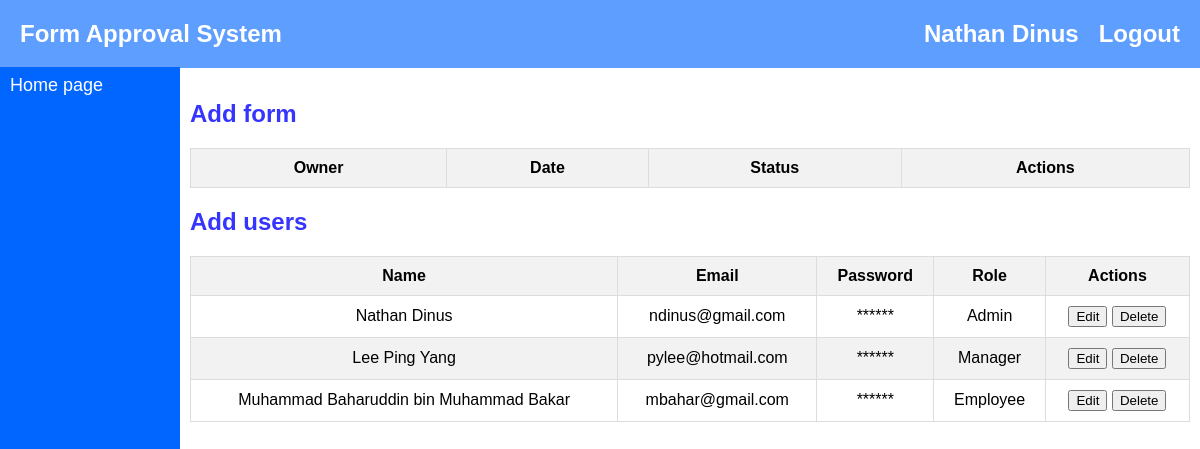
/index.php (signed in), run on the app's committed database.
### tables this page shows
CREATE TABLE IF NOT EXISTS `users` (
    `user_id` INT NOT NULL AUTO_INCREMENT,
    `name` VARCHAR(225) NOT NULL,
    `email` VARCHAR(225) NOT NULL,
    `password` VARCHAR(225) NOT NULL,
    `role` VARCHAR(225) NOT NULL,
	PRIMARY KEY (`user_id`)
);

### index.php (the view, shortened to what this page needs)
<!DOCTYPE html>
<?php
    include('database/config.php');
?>
<html lang="en">
    <head>
        <link rel="stylesheet" href="style/style.css">
    </head>
    <body>
        <?php include('ui/nav.php'); ?>
       <section>
            <?php
                if($_SESSION["role"] != "Manager") {
                    echo "<h1><a href='add.php'>Add form</a></h1>";
                }
             ?>
            <table>
                <tr>
                    <th>Owner</th>
                    <th>Date</th>
                    <th>Status</th>
                    <th>Actions</th>
                </tr>
            </table>
            <?php
                if($_SESSION["role"] == "Admin"){
                    $sql = "SELECT * FROM users";
                    $result = mysqli_query($conn, $sql);
            ?>
                    <h1><a href='add2.php'>Add users</a></h1>
                        <table>
                            <tr>
                                <th>Name</th>
                                <th>Email</th>
                                <th>Password</th>
                                <th>Role</th>
                                <th>Actions</th>
                            </tr>
            <?php
                    if (mysqli_num_rows($result) > 0) {
                        while($row = mysqli_fetch_assoc($result)) {
            ?>
                            <tr>
                                <td><?php echo $row["name"]; ?></td>
                                <td><?php echo $row["email"]; ?></td>
                                <td><?php echo preg_replace("/./", "*", $row["password"]); ?></td>
                                <td><?php echo $row["role"]; ?></td>
                                <td>
                                    <form class="hidden-form" action="edit2.php" method="post">
                                        <input type="submit" value="Edit">
                                    </form>
                                    <form class="hidden-form" action="database/del2dat.php" method="post">
                                        <input type="submit" onclick="if(!confirm('Are you sure you want to delete this user?')) return false;" value="Delete">
                                    </form>
                                </td>
                            </tr>
            <?php
                        }
                    }
            ?>
                </table>
            <?php
                }
            ?>
       </section>
    </body>
</html>

### ui/nav.php (shortened to what this page needs)
<nav>
    <h1 class="title">Form Approval System</h1>
    <h1 class="profile"><?php if(isset($_SESSION["user_id"])) echo "<a href='database/logout.php'>Logout</a>"; ?></h1>
    <h1 class="profile"><?php if(isset($_SESSION["user_id"])) echo $_SESSION["name"]; ?></h1>
</nav>
<ul>
    <li><a href="index.php">Home page</a></li>
</ul>

### style/style.css (style rules this page uses)
body { font-family: Arial, Helvetica, sans-serif; margin: 0; }
nav { background-color: #5d9eff; margin: 0; padding: 0; overflow: hidden; position: fixed; top: 0; width: 100%; }
nav h1.title { margin-left: 20px; float: left; color: #fff; }
nav h1.profile { margin-right: 20px; float: right; color: #fff; }
nav h1.profile a { color: #fff; text-decoration: none; }
ul { list-style-type: none; margin: 0; padding: 0; background-color: #0066ff; width: 15%; position: fixed; height: 100%; top: 67px; overflow: auto; }
ul li { padding: 8px 0 0 10px; }
ul li a { font-size: large; text-decoration: none; color: #fff; }
section { margin-left: 15%; padding: 80px 10px; }
section a { text-decoration: none; color: #3535ff; }
table, th, td { padding: 10px; border: 1px solid #ddd; border-collapse: collapse; }
table { width: 100%; text-align: center; }
tr:nth-child(odd) { background-color: #f2f2f2; }
.hidden-form { display: inline; }

### data on the page
users: name "Nathan Dinus", email "ndinus@gmail.com", password "******", role "Admin"
users: name "Lee Ping Yang", email "pylee@hotmail.com", password "******", role "Manager"
users: name "Muhammad Baharuddin bin Muhammad Bakar", email "mbahar@gmail.com", password "******", role "Employee"

### other printed values
$_SESSION["name"] "Nathan Dinus"
